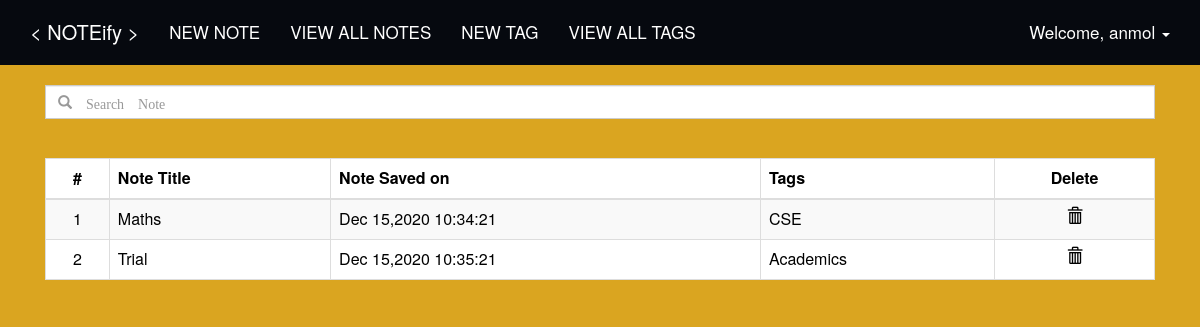
Page /profile/ (signed in) on the earlier database version.
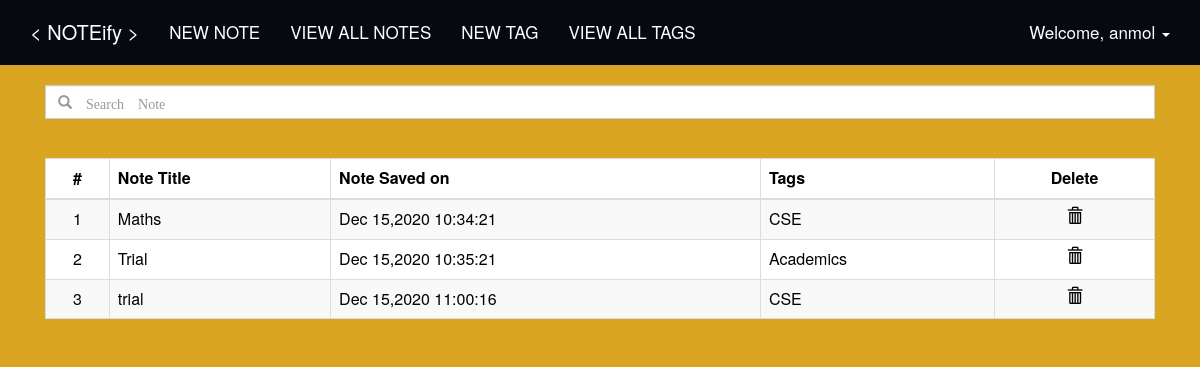
Same page on the later database version.
### tables this page shows
CREATE TABLE `notes` (
  `id` INTEGER NOT NULL PRIMARY KEY AUTOINCREMENT,
  `created` TIMESTAMP NOT NULL DEFAULT (strftime('%Y-%m-%d %H:%M:%S', 'now', 'localtime')),
  `updated` TIMESTAMP NOT NULL DEFAULT (strftime('%Y-%m-%d %H:%M:%S', 'now', 'localtime')),
  `note_title` VARCHAR(255),
  `note` TEXT,
  `note_markdown` TEXT,
  `tags` VARCHAR(200),
  `user_id` INTEGER,
  FOREIGN KEY(user_id) REFERENCES users(id)
);

CREATE TABLE "tags" (
	`id`	INTEGER PRIMARY KEY AUTOINCREMENT,
	`tag`	TEXT,
	`user_id`	INTEGER,
	FOREIGN KEY(`user_id`) REFERENCES `users`(`id`)
);

### core/views.py (the view)
@core.route('/profile/')
@login_required
def profile():
    if request.method == 'GET':
        notes = functions.get_data_using_user_id(session['id'])
        tags = []
        if notes:
            for note in notes:
                tags_list = functions.get_tag_using_note_id(note[0])
                temp_list = []
                if tags_list:
                    for tag in tags_list:
                        temp = functions.get_data_using_tag_id(tag)
                        if temp is not None:
                            temp_list.append(temp[0])
                tags.append(', '.join(temp_list))
        return render_template(
            'profile.html',
            username=session['username'],
            notes=notes,
            tags=tags
        )

### core/views.py (called while the page is built)
@current_app.template_filter()
def custom_date(date):
    import datetime
    date = datetime.datetime.strptime(date, '%Y-%m-%d %H:%M:%S')
    return date.strftime('%b %d,%Y %H:%M:%S')

### utils/functions.py (called while the page is built)
def get_database_connection():
    import sqlite3
    sqlite_file = 'notes.db'
    file_exists = os.path.isfile(sqlite_file)
    conn = sqlite3.connect(sqlite_file)
    if not file_exists:
        create_sqlite_tables(conn)
    return conn

def get_data_using_user_id(id):
    conn = get_database_connection()
    try:
        cursor = conn.cursor()
        cursor.execute('SELECT * FROM notes WHERE user_id=' + str(id))
        results = cursor.fetchall()
        cursor.close()
        if len(results) == 0:
            return None
        return results
    except:
        cursor.close()

def get_data_using_tag_id(tag_id):
    conn = get_database_connection()
    try:
        cursor = conn.cursor()
        cursor.execute('SELECT tag FROM tags WHERE id=?', (str(tag_id), ))
        results = cursor.fetchone()
        cursor.close()
        return results
    except:
        cursor.close()

def get_tag_using_note_id(id):
    conn = get_database_connection()
    try:
        cursor = conn.cursor()
        cursor.execute('SELECT tags FROM notes WHERE id=?', (str(id), ))
        results = cursor.fetchall()
        results = results[0][0].split(',')
        cursor.close()
        return results
    except:
        cursor.close()

### templates/profile.html (shortened to what this page needs)
{% extends "index.html" %}
{% block content %}
    <div class="container"  style="padding-top: 2%">
        <div class="col-lg-12 col-md-12 col-sm-12 col-xs-12">
            {% if username %}
                {% if notes %}
                    <input type="text" id="notes" class="form-control no_borders glyphicon" autocomplete="off" name="notes" placeholder="&#xe003 Search Note">
                    <div style="padding-top: 20px">
                    </div>
                    <br>
                    <table class="table table-hover table-striped table-bordered" style="background-color: white;">
                        <thead class="text-center">
                            <tr>
                                <th class="text-center">#</th>
                                <th>Note Title</th>
                                <th>Note Saved on</th>
                                <th>Tags</th>
                                <th class="text-center">Delete</th>
                            </tr>
                        </thead>
                        <tbody>
                            {% for note in notes %}
                                <tr>
                                    <td class="text-center">{{ loop.index }}</td>
                                    <td> <a href="/notes/{{ note[0] }}/">{{ note[3] }}</a></td>
                                    <td>{{ note[1] | custom_date }}</td>
                                    <td>
                                            {{ tags[loop.index0] }}
                                    </td>
                                    <td class="text-center">
                                        <a href="/notes/delete/{{ note[0] }}/"><span class="glyphicon glyphicon-trash"></span></a>
                                    </td>
                                </tr>
                            {%  endfor %}
                        </tbody>
                    </table>
                {% else %}
                    <div class="alert alert-danger">
                        You have no notes added! Let's add one <a href="/notes/add/">here</a>
                    </div>
                {% endif %}
            {% endif %}
        </div>
    </div>
{% endblock %}

### templates/index.html (shortened to what this page needs)
<html>
    <head>
        <link rel='stylesheet' href='{{ url_for("static", filename="css/bootstrap.min.css") }}'>
        <link rel='stylesheet' href='{{ url_for("static", filename="css/base.css") }}'>
    </head>
    <body>
        <nav class="navbar navbar-default navbar-fixed-top">
            <div class="container">
                <div class="navbar-header">
                    <a class="navbar-brand" href="/" style="color: #fff;">
                        &lt NOTEify &gt
                    </a>
                </div>
                <div id="navbar" class="navbar-collapse collapse">
                    <ul class="nav navbar-nav" id="navbar-links">
                        {% if username %}
                            <li>
                                <a href="/notes/add/" style="color: #fff;">NEW NOTE</a>
                            </li>
                            <li>
                                <a href="/profile/" style="color: #fff">VIEW ALL NOTES</a>
                            </li>
                            <li>
                                <a href="/tags/add/" style="color: #ffff">NEW TAG</a>
                            </li>
                            <li>
                                <a href="/tags/" style="color: #fff">VIEW ALL TAGS</a>
                            </li>
                        {% else %}
                            <li>
                                <a href="/" style="color: #fff;"> HOME </a>
                            </li>
                        {% endif %}
                    </ul>
                    <ul class="nav navbar-nav navbar-right">
                        {% if username %}
                            <li class="dropdown">
                                <a href="#" class="dropdown-toggle" data-toggle="dropdown" role="button" aria-haspopup="true" aria-expanded="false" style="color: #fff;">
                                    Welcome, {{ username }} <span class="caret"></span>
                                </a>
                            </li>
                        {% else %}
                            <li><a href="/signup/"><span class="glyphicon glyphicon-user" style="color: #fff"></span> Sign Up </a></li>
                            <li><a href="/login/"><span class="glyphicon glyphicon-log-in" style="color: #fff"></span> Login </a></li>
                        {% endif %}
                    </ul>
                </div>
            </div>
        </nav>
        {% block content %}
        {% endblock %}
    </body>
</html>

### static/css/base.css (style rules this page uses)
body { background-color: rgb(242, 243, 244); }
.navbar-default { font-size: 17px; margin: 0; padding: 7px; }
nav .navbar-brand { font-size: 20px; }
.no_borders { border-radius: 0px; }

### templates/index.html (style rules this page uses)
body { background-color: #daa520; color: black; }
a { color: black; }

Differences in the rows shown:
added notes: note_title "trial", created "Dec 15,2020 11:00:16", {{ tags[loop.index0] }} "CSE"
